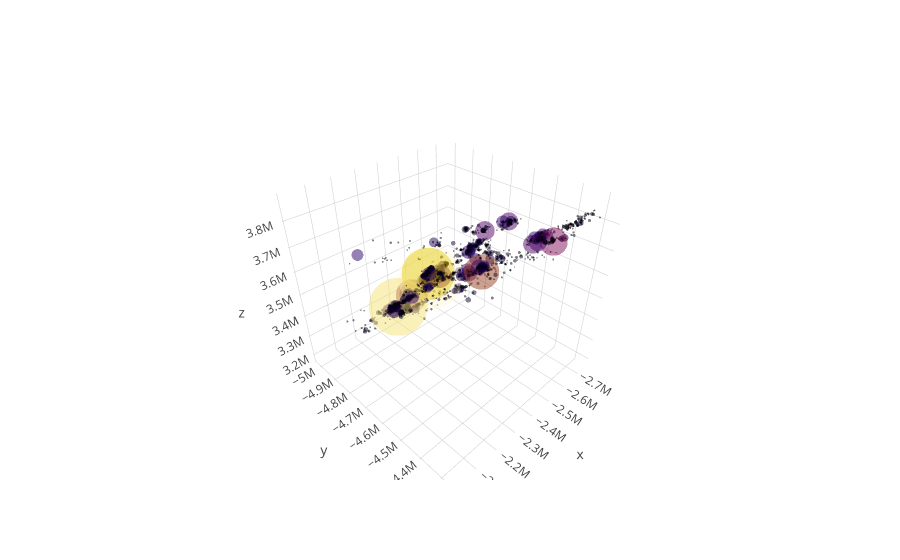

The notebook cell saved with this chart:
### Markdown cell above
The plot below is done with the graphic library plotly. Markers size and color depend on an exponential scale from the magnitude of the events and events with a magnitude under a certain threshold are not shown for the sake of clarity.

### Code cell
import plotly as py # main class
import plotly.graph_objs as go # graphical objects
py = py.offline
py.init_notebook_mode(connected=True)

m_bar = 3.5
dfm = df[df['magnitude'] > m_bar]
x_coord = dfm['x']
y_coord = dfm['y']
z_coord = dfm['z']
magnitude = dfm['magnitude']

trace1 = go.Scatter3d(x=x_coord, y=y_coord, z=z_coord, mode='markers', opacity = 0.7,
                     marker=dict(size=np.exp(magnitude)/np.exp(3.5), colorscale='Electric', 
                     color=np.exp(magnitude)/np.exp(magnitude).max(), line=dict(width=0)))

data = [trace1]
layout = go.Layout(autosize=False, width=800, height=1000)
fig = go.Figure(data=data)
py.iplot(fig)

### Figure 1 — Plotly figure (JSON) as saved in the notebook; plotly's stock layout.template omitted (floating-point values rounded to 4 significant figures; data arrays with more than 128 entries replaced by an {"elided": "..."} marker saying what was removed)
{"data": [{"marker": {"color": {"elided": "3527 float values"}, "colorscale": "Electric", "line": {"width": 0}, "size": {"elided": "3527 float values"}}, "mode": "markers", "opacity": 0.7, "type": "scatter3d", "uid": "e0498811-a35c-4af2-9a9b-817918ce923f", "x": {"elided": "3527 int values"}, "y": {"elided": "3527 int values"}, "z": {"elided": "3527 int values"}}], "layout": {}}
